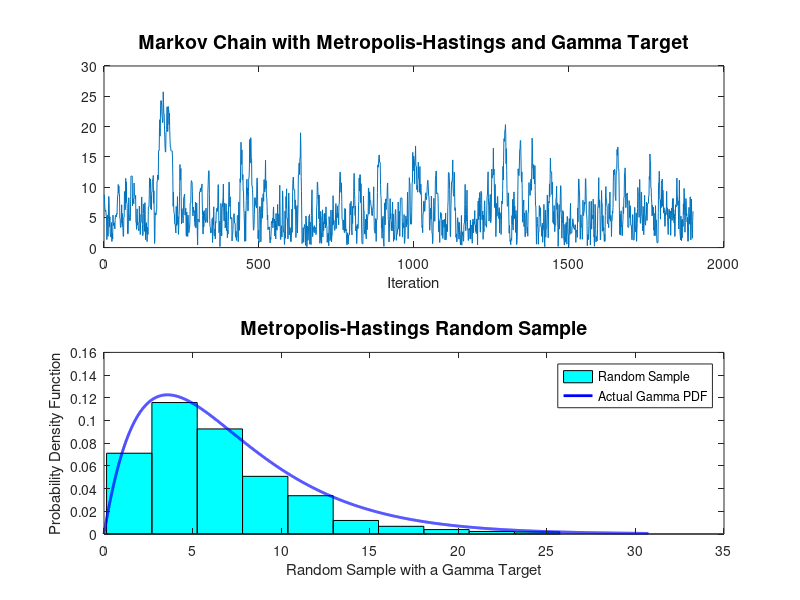

The MATLAB script that drew this image:
% METROPOLIS-HASTINGS

% Set up function handle to evaluate the gamma.
gammapdfker = @(x,a,b) (x.^(a-1)).*exp(-x./b);
a = 2; b = 3; % parameters for the gamma
% set up function handle to evaluate the proposal distribution
unipdf = @(theta1,theta2) 1./(theta2-theta1);

% 1.GENERATE RANDOM SAMPLE OF SIZE n
% Generate 20000 samples in the chain.
n = 2000; % random sample size
% initialize the chain
x = zeros(1,n);
x(1) = 1; %rand(1); % generate the starting point
d = 5;
for i = 2:n
    % generate a candidate from the proposal distribution. This will be a
    % proposal with parameters given by the previous value in the chain.
    theta1 = max(0,x(i-1)-d);
    theta2 = x(i-1)+d;
    y = unifrnd(theta1,theta2,1,1);
    % generate a uniform for comparison
    u = rand(1);
    alphaf = min([1, gammapdfker(y,a,b)*unipdf(y-d,y+d)/...
        (gammapdfker(x(i-1),a,b)*unipdf(x(i-1)-d,x(i-1)+d))]);
    if u <= alphaf
        x(i) = y;
    else
        x(i) = x(i-1);
    end
end
% burn-in 5%
x= x(0.05*n+1:n);

% 2. PLOT THE RESULTS
subplot(211)
plot(x)
xlabel('Iteration')
title('Markov Chain with Metropolis-Hastings and Gamma Target','FontSize',14)
subplot(212)
[fhath, bc] = hist(x);
fhath = fhath/((bc(2)-bc(1))*sum(fhath));
bar(bc,fhath,1,'c')
hold on
plot(linspace(0,max(x)+5,5000),gampdf(linspace(0,max(x),5000),a,b),'b','LineWidth',2);
xlabel('Random Sample with a Gamma Target')
ylabel('Probability Density Function')
title('Metropolis-Hastings Random Sample', 'FontSize',14)
legend('Random Sample','Actual Gamma PDF')
hold off
